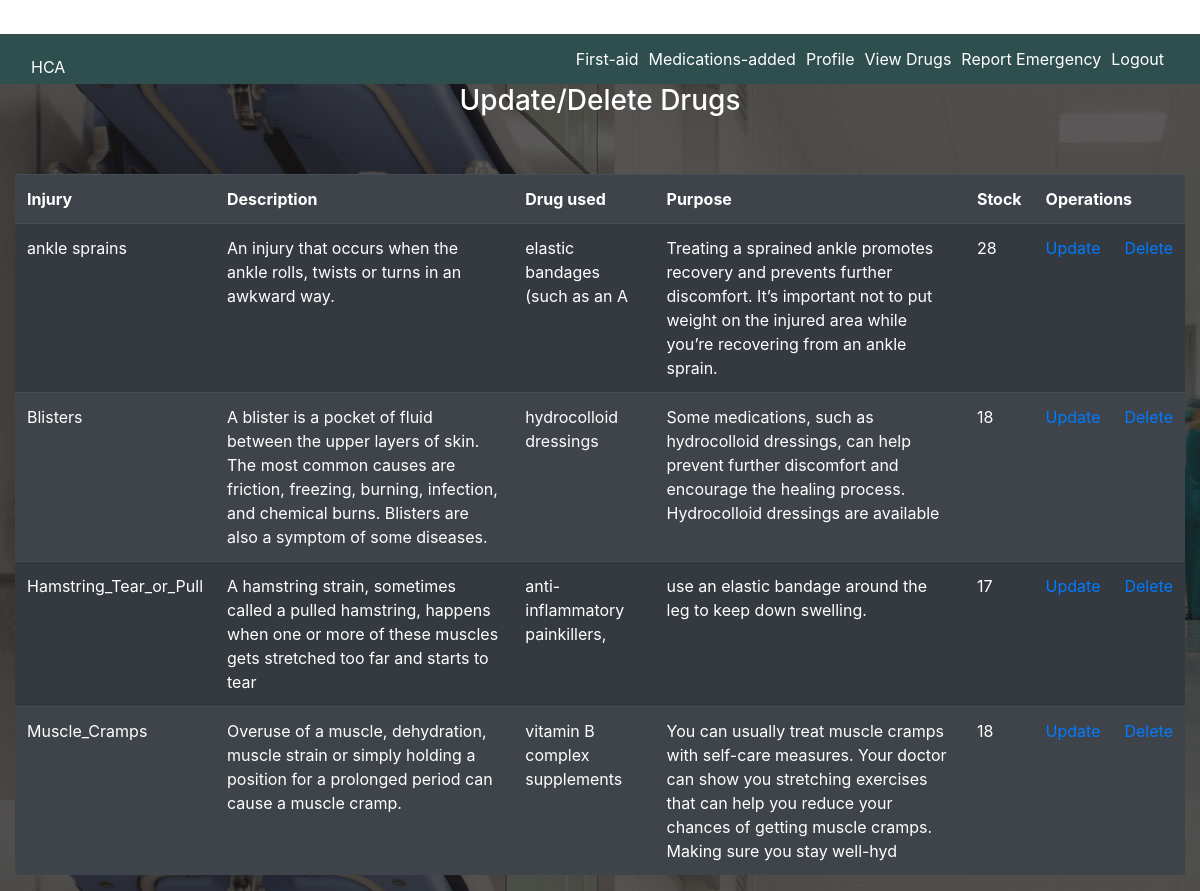
The app's page /view_drugs.php with its own data.
### tables this page shows
CREATE TABLE `drugs` (
  `dt` varchar(30) NOT NULL,
  `drug_used` varchar(30) NOT NULL,
  `purpose` varchar(200) NOT NULL,
  `description` varchar(200) NOT NULL,
  `stock` varchar(30) NOT NULL
);

### view_drugs.php (the view, shortened to what this page needs)
<?php
include("bootstrap.php");
include("headers_include.php");
include("connection.php");
$query="select * from drugs";
$data=mysqli_query($con,$query);
$total=mysqli_num_rows($data);
if($total!=0)
{
    echo "
    <h3 align=center>Update/Delete Drugs</h3>
    <div class=container-fluid>
    <form method=post>
    <table align=center cellspaceing=5 colspaceing=5 class='table table-striped table-dark' id=tab1>
          <tr>
              <th scope=col>Injury</th>
              <th scope=col>Description</th>
              <th scope=col>Drug used</th>
              <th scope=col>Purpose</th>
              <th scope=col>Stock</th>
              <th colspan=2> Operations</th>
          </tr>
          ";
    while($result=mysqli_fetch_array($data))
    {
     echo "<tr>
               <td>".$result['dt']."</td>
               <td>".$result['description']."</td>
               <td>".$result['drug_used']."</td>
               <td>".$result['purpose']."</td>
               <td>".$result['stock']."</td>
               <td><form method=post><a href='update_drugs.php?a=$result[dt] &b=$result[description] &c=$result[drug_used] &d=$result[purpose] &e=$result[stock]'>Update</a></form></td>
               <td><a href=delete_drug.php?a=$result[dt] name=delete>Delete</a></td>
               </tr>"."<br></form>";
    }
}
else
{
 echo "No records to display";
}
?>
<!DOCTYPE html>
<html lang="en">
<head>
</head>
<body>
</body>
</html>

### headers_include.php (style rules this page uses)
body { background: url(images/1.jpg); color: white; }

### view_drugs.php (style rules this page uses)
#tab1 { margin-top: -4%; }

### records on screen
drugs: dt "ankle sprains", description "An injury that occurs when the ankle rolls, twists or turns in an awkward way.", drug_used "elastic bandages (such as an A", purpose "Treating a sprained ankle promotes recovery and prevents further discomfort. It’s important not to put weight on the injured area while you’re recovering from an ankle sprain.", stock "28"
drugs: dt "Blisters", description "A blister is a pocket of fluid between the upper layers of skin. The most common causes are friction, freezing, burning, infection, and chemical burns. Blisters are also a symptom of some diseases.", drug_used "hydrocolloid dressings", purpose "Some medications, such as hydrocolloid dressings, can help prevent further discomfort and encourage the healing process. Hydrocolloid dressings are available", stock "18"
drugs: dt "Hamstring_Tear_or_Pull", description "A hamstring strain, sometimes called a pulled hamstring, happens when one or more of these muscles gets stretched too far and starts to tear", drug_used "anti-inflammatory painkillers,", purpose "use an elastic bandage around the leg to keep down swelling.", stock "17"
drugs: dt "Muscle_Cramps", description "Overuse of a muscle, dehydration, muscle strain or simply holding a position for a prolonged period can cause a muscle cramp.", drug_used "vitamin B complex supplements", purpose "You can usually treat muscle cramps with self-care measures. Your doctor can show you stretching exercises that can help you reduce your chances of getting muscle cramps. Making sure you stay well-hyd", stock "18"
